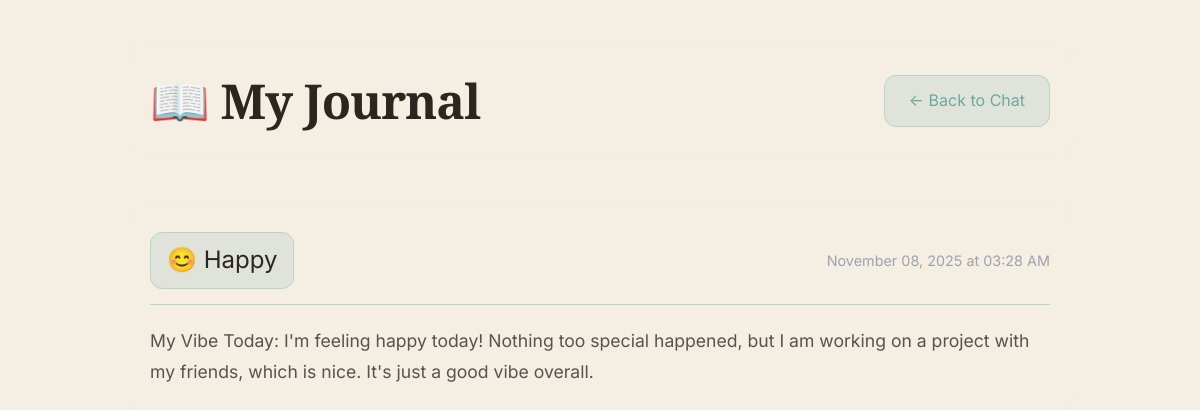
Page /journal (signed in) on the earlier database version.
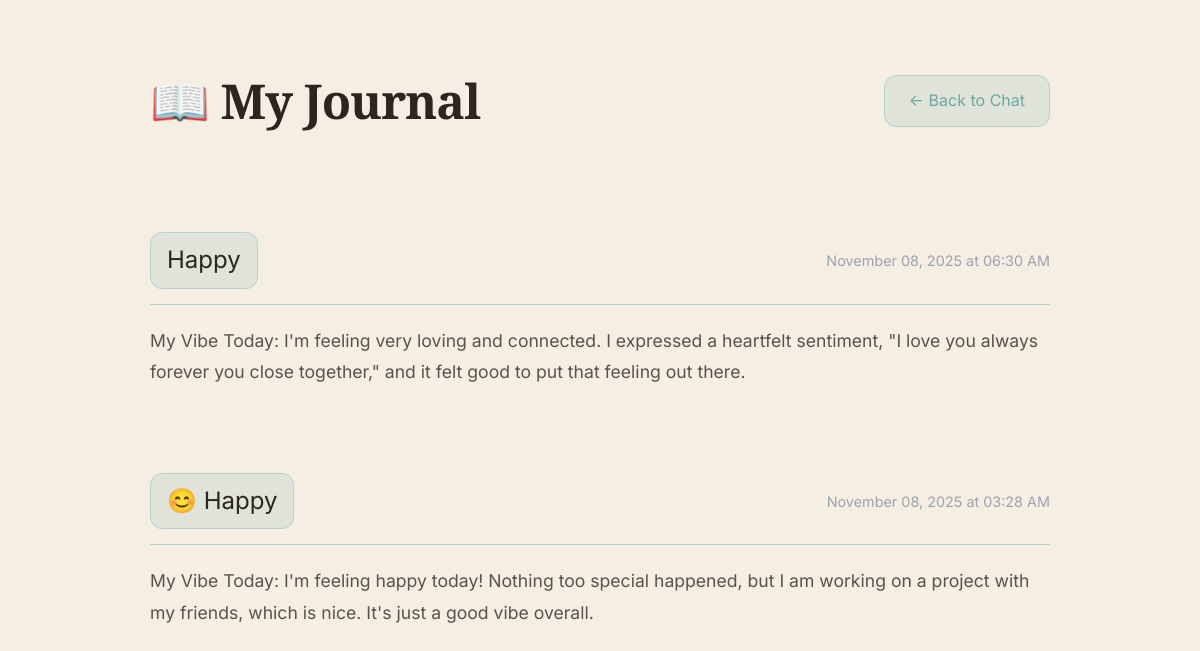
Same page on the later database version.
### models.py (models this page shows, shortened)
class Journal(db.Model):
    __tablename__ = 'journals'
    id = db.Column(db.Integer, primary_key=True)
    user_id = db.Column(db.Integer, db.ForeignKey('users.id'), nullable=False)
    mood = db.Column(db.String(50), nullable=False)
    summary = db.Column(db.Text, nullable=False)
    goal_progress = db.Column(db.Text, nullable=True)
    timestamp = db.Column(db.DateTime, default=datetime.utcnow)

### app.py (the view)
@app.route('/journal')
@login_required
def journal_view():
    journals = Journal.query.filter_by(user_id=current_user.id).order_by(Journal.timestamp.desc()).all()
    return render_template('journal.html', journals=journals)

### app.py (called while the page is built)
@login_manager.user_loader
def load_user(user_id):
    return User.query.get(int(user_id))

### templates/journal.html (shortened to what this page needs)
{% extends "base.html" %}
{% block content %}
<div class="journal-container">
    <div class="journal-header glass">
        <h1 class="glow-text">📖 My Journal</h1>
        <a href="{{ url_for('chatbot') }}" class="btn-back">← Back to Chat</a>
    </div>
    <div class="journal-entries">
        {% if journals %}
            {% for journal in journals %}
            <div class="journal-card glass fade-in">
                <div class="journal-header-info">
                    <span class="mood-badge">{{ journal.mood }}</span>
                    <span class="journal-date">{{ journal.timestamp.strftime('%B %d, %Y at %I:%M %p') }}</span>
                </div>
                <div class="journal-content">
                    <p>{{ journal.summary }}</p>
                </div>
            </div>
            {% endfor %}
        {% else %}
            <div class="empty-state glass">
                <h2>No journal entries yet</h2>
                <p>Start chatting with EmoAI to create your first entry!</p>
                <a href="{{ url_for('chatbot') }}" class="btn-primary glow-btn">Start Chatting</a>
            </div>
        {% endif %}
    </div>
</div>
{% endblock %}

### templates/base.html (shortened to what this page needs)
<!DOCTYPE html>
<html lang="en">
<head>
    <link rel="stylesheet" href="{{ url_for('static', filename='css/main.css') }}">
</head>
<body>
    {% block content %}{% endblock %}
</body>
</html>

### static/css/main.css (style rules this page uses)
* { margin: 0; padding: 0; box-sizing: border-box; }
:root { --primary-color: #4A5454; --secondary-color: #6E7878; --accent-color: #6BA99F; --accent-light: #7DBFB3; --accent-peach: #E8B5A6; --accent-lavender: #C9B5E3; --accent-tan: #D4A89A; --bg-primary: #FDF8F3; --bg-secondary: #F4EEE3; --bg-accent: #EBE4D9; --bg-warm: #F9F3ED; --bg-sage-light: #E8F0ED; --bg-peach-light: #FDF6F3; --text-primary: #2C2520; --text-secondary: #5A524C; --text-muted: #8B7F74; --text-sage: #456A64; --border-color: #E5DACF; --border-sage: #B5D4CC; --shadow-sm: 0 2px 4px 0 rgba(74, 84, 84, 0.08), 0 1px 2px 0 rgba(74, 84, 84, 0.06); --shadow-md: 0 4px 8px -2px rgba(74, 84, 84, 0.12), 0 2px 4px -1px rgba(74, 84, 84, 0.08); --shadow-lg: 0 10px 20px -5px rgba(74, 84, 84, 0.14), 0 4px 8px -2px rgba(74, 84, 84, 0.1); --shadow-xl: 0 20px 30px -8px rgba(74, 84, 84, 0.16), 0 10px 15px -5px rgba(74, 84, 84, 0.12); --shadow-warm: 0 8px 24px rgba(232, 181, 166, 0.15); }
body { font-family: 'Inter', -apple-system, BlinkMacSystemFont, 'Segoe UI', sans-serif; background: var(--bg-secondary); color: var(--text-primary); min-height: 100vh; line-height: 1.6; -webkit-font-smoothing: antialiased; -moz-osx-font-smoothing: grayscale; }
h1, h2, h3, h4, h5, h6 { font-family: 'Playfair Display', serif; font-weight: 600; line-height: 1.3; color: var(--text-primary); letter-spacing: -0.02em; }
h1 { font-size: 3rem; font-weight: 700; }
html { scroll-behavior: smooth; }

### templates/journal.html (style rules this page uses)
.journal-container { min-height: 100vh; padding: 40px 20px; max-width: 1000px; margin: 0 auto; }
.journal-header { display: flex; justify-content: space-between; align-items: center; padding: 30px; border-radius: 20px; margin-bottom: 40px; backdrop-filter: blur(10px); }
.btn-back { background: rgba(107, 169, 159, 0.15); padding: 12px 24px; border-radius: 12px; color: var(--accent-color); text-decoration: none; transition: all 0.3s; border: 1px solid var(--border-sage); }
.journal-entries { display: flex; flex-direction: column; gap: 25px; }
.journal-card { padding: 30px; border-radius: 20px; backdrop-filter: blur(10px); animation: slideUp 0.5s ease-out; }
.journal-header-info { display: flex; justify-content: space-between; align-items: center; margin-bottom: 20px; padding-bottom: 15px; border-bottom: 1px solid var(--border-sage); }
.mood-badge { font-size: 1.5rem; padding: 8px 16px; background: rgba(107, 169, 159, 0.15); border-radius: 12px; border: 1px solid var(--border-sage); }
.journal-date { color: #9ca3af; font-size: 0.9rem; }
.journal-content p { color: var(--text-secondary); line-height: 1.8; font-size: 1.1rem; }

Differences in the rows shown:
added Journal: mood "Happy", timestamp "November 08, 2025 at 06:30 AM", summary "My Vibe Today: I'm feeling very loving and connected. I expressed a heartfelt sentiment, \"I love you always forever you close together,\" and it felt good to put that feeling out there."
